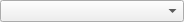
<?xml version="1.0" encoding="UTF-8"?>
<ui version="4.0">
 <class>WidgetColorPicker</class>
 <widget class="QWidget" name="WidgetColorPicker">
  <property name="geometry">
   <rect>
    <x>0</x>
    <y>0</y>
    <width>184</width>
    <height>21</height>
   </rect>
  </property>
  <property name="windowTitle">
   <string>WidgetColorPicker</string>
  </property>
  <layout class="QHBoxLayout" name="horizontalLayout">
   <property name="spacing">
    <number>0</number>
   </property>
   <property name="leftMargin">
    <number>0</number>
   </property>
   <property name="topMargin">
    <number>0</number>
   </property>
   <property name="rightMargin">
    <number>0</number>
   </property>
   <property name="bottomMargin">
    <number>0</number>
   </property>
   <item>
    <widget class="QComboBox" name="comboBox"/>
   </item>
  </layout>
 </widget>
 <resources/>
 <connections/>
</ui>
